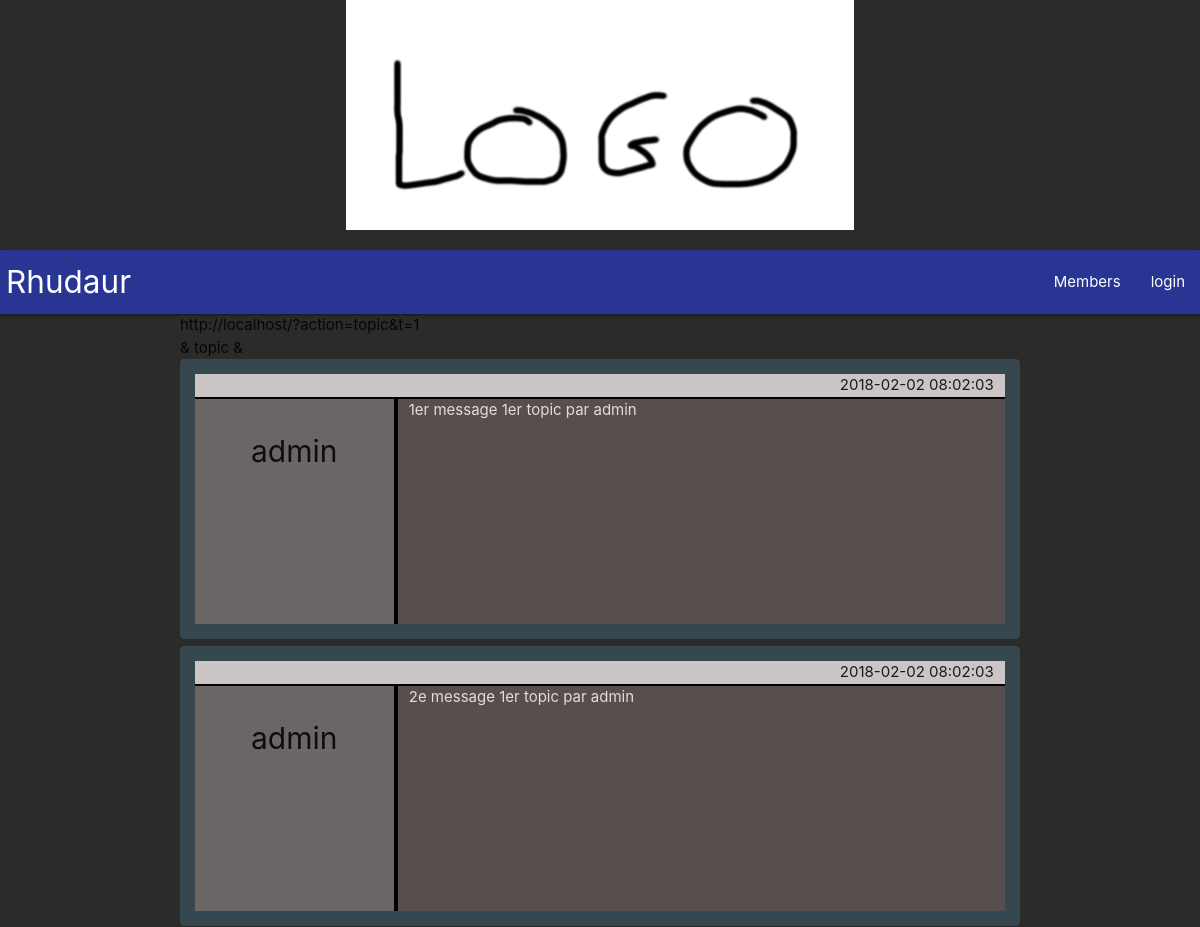
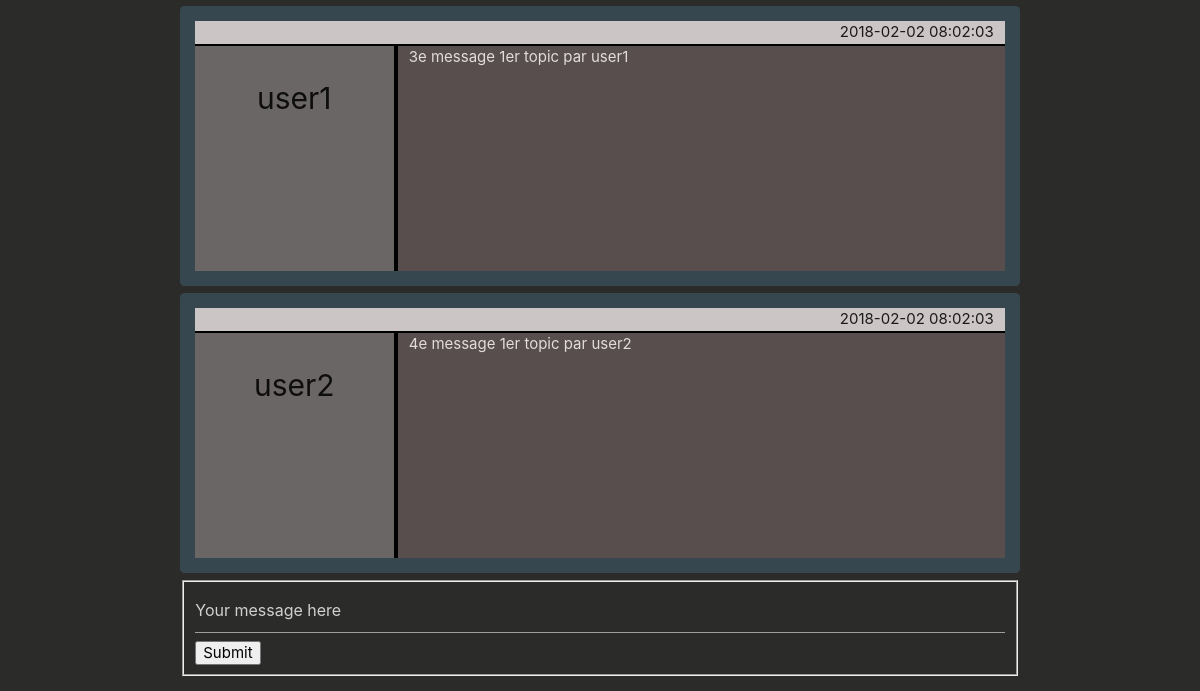
Page /?action=topic&t=1 on the earlier database version (2 pictures, top to bottom).
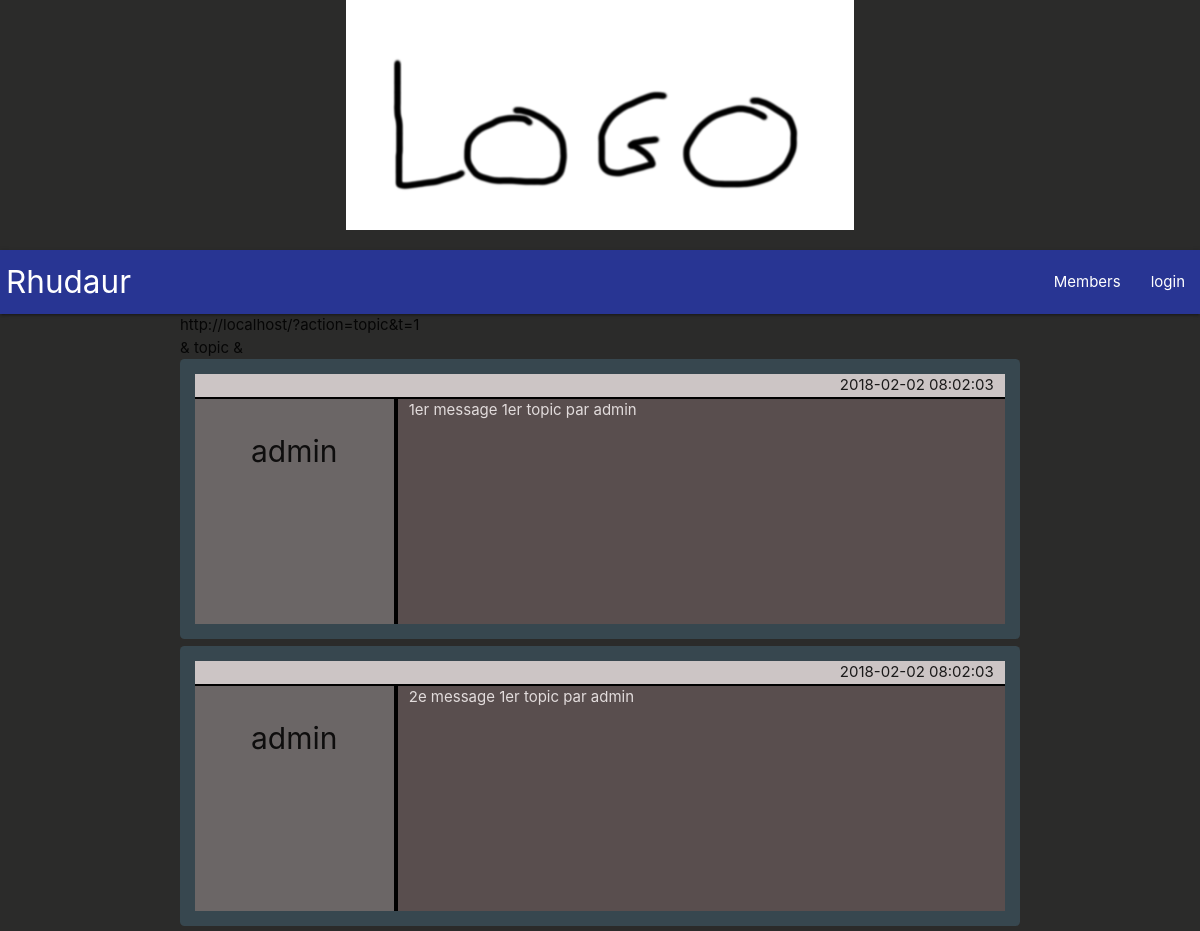
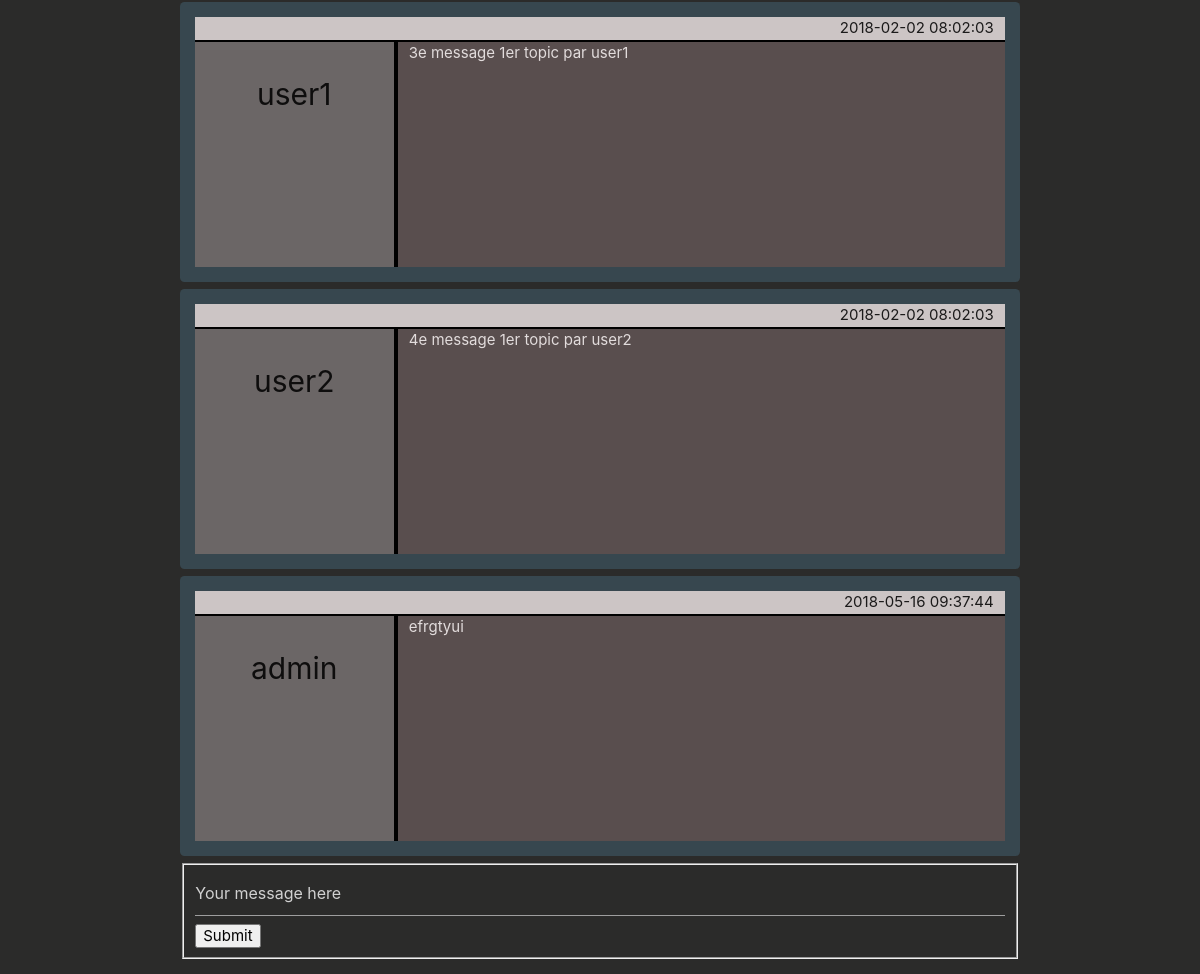
Same page on the later database version (2 pictures, top to bottom).
### tables this page shows
CREATE TABLE messages (
  topicid INTEGER not null,
  position INTEGER not null,
  message text not null,
  authorid varchar not null,
  date datetime not null,
  FOREIGN KEY(topicid) references topics(id),
  FOREIGN KEY(authorid) references users(username),
  primary key(topicid,position)
);

### controllers/PDOForum.php (called while the page is built, shortened)
<?php
require_once('model/DAO/Message.php');
require_once('model/DAO/User.php');
require_once('model/DAO/Topic.php');
class PDOForum
{
    public $conn;
    public function __construct()
    {
        $this->conn = new PDO("sqlite:model/projet-forum.db");
    }
    public function getUser(string $username)
    {
        $q = $this->conn->prepare('SELECT * FROM users WHERE users.username = :username');
        $q->execute([':username' => $username]);
        return User::fromDB($q->fetch());
    }
    public function getTopic(int $tid)
    {
        $q = $this->conn->prepare('SELECT * FROM topics WHERE topics.id = :tid');
        $q->execute([':tid' => $tid]);
        return Topic::fromDB($q->fetch());
    }
    public function getMessagesInTopic(Topic $t)
    {
        $q = $this->conn->prepare('SELECT * FROM messages WHERE messages.topicid = :tid order by position ASC');
        $q->execute([':tid' => $t->getId()]);
        $retval = [];
        foreach ($q->fetchAll() as $messageArray)
        {
            array_push($retval, Message::fromDB($messageArray));
        }
        return $retval;
    }
}

### model/DAO/Topic.php (called while the page is built, shortened)
<?php
class Topic
{
    private $id;
    public static function fromDB(array $sqlArray)
    {
        $t = new self();
        $t->id = $sqlArray['id'];
        $t->name = $sqlArray['name'];
        $t->locked = (bool) $sqlArray['locked'];
        $t->lastMessageDate = new DateTime($sqlArray['lastMessageDate']);
        return $t;
    }
    public function getId()
    {
        return $this->id;
    }
}

### model/DAO/Message.php (called while the page is built, shortened)
<?php
class Message
{
    private $author;
    private $content;
    private $datetime;
    public static function fromDB(array $sqlArray)
    {
        $message = new self();
        $message->author =             $sqlArray['authorid'];
        $message->content =            $sqlArray['message'];
        $message->topic =              $sqlArray['topicid'];
        $message->positionInTopic =    $sqlArray['position'];
        $message->datetime =           new DateTime($sqlArray['date']);
        return $message;
    }
    public function getAuthor()
    {
        return $this->author;
    }
    public function getContent()
    {
        return $this->content;
    }
    public function getDatetime(): DateTime
    {
        return $this->datetime;
    }
}

### model/DAO/User.php (called while the page is built, shortened)
<?php
class User
{
    private $username;
    public static function fromDB(array $sqlArray)
    {
        $u = new self();
        $u->username = $sqlArray['username'];
        $u->password = $sqlArray['password'];
        $u->admin = $sqlArray['admin'];
        return $u;
    }
    public function getUsername() {
        return $this->username;
    }
}

### controllers/display_controller.php (the view, shortened to what this page needs)
<?php
    class Display_Controller {
        public function __construct (PDOForum $pdo) {
            $this->PDO = $pdo;
        }
        public function displayTopic (int $id) {
            $topic = $this->PDO->getTopic($id);
            $toPrint = '<div id="messageContainer">';
            $messages = $this->PDO->getMessagesInTopic($topic);
            foreach ($messages as $message) {
                $toPrint = $toPrint . "<div class='row message'>";
                $toPrint = $toPrint . "<div class='col s12 headerMsg'><p>". $message->getDatetime()->format('Y-m-d H:i:s') ."</p></div>";
                $toPrint = $toPrint . "<div class='col s3 userMsg'><p>" . $this->PDO->getUser($message->getAuthor())->getUsername() ."</p></div>";
                $toPrint = $toPrint . "<div class='col s9 contentMsg'> ". $message->getContent() ."</div>";
                $toPrint = $toPrint . '</div>';
            }
            echo "$toPrint </div>";
            require_once('./views/components/postMessage.php');
        }
    }

### index.php (shortened to what this page needs)
<html>
    <body>
        <?php
            require_once('./views/header.php');
        ?>
        <div class="container">
            <?php
                require_once('./controllers/main.php');
            ?>
        </div>
    </body>
</html>

### views/header.php
<header>
    <div class="row">
        <div class="center-align">
            <img src="./views/res/logo.png" width="508" height="230">
        </div>
    </div>
    <?php
        require_once('./views/nav.php')
    ?>
</header>

### views/nav.php
<nav>
    <div class="nav-wrapper">
        <a id="logo-nav" href="/" class="brand-logo">Rhudaur</a>
        <ul id="nav-mobile" class="right hide-on-med-and-down">
            <li><a href="/TODO">Members</a></li>
            <?php
                    echo '<li><a href="/login">login</a></li>';
            ?>
        </ul>
    </div>
</nav>

### controllers/main.php (shortened to what this page needs)
<?php
    echo "http://$_SERVER[HTTP_HOST]$_SERVER[REQUEST_URI]<br>";
    require_once('./controllers/main_controller.php');
    $controler = new Main_Controller();
    $action = '';
    if ($_SERVER['REQUEST_METHOD'] === 'GET') {
        $action = $_GET['action'];
    } else {
        $action = $_POST['action'];
    }
    $controler->route($action);

### controllers/main_controller.php (shortened to what this page needs)
<?php
    require_once('controllers/display_controller.php');
    require_once('controllers/PDOForum.php');
    class Main_Controller {
        public function __construct () {
            $this->PDO = new PDOForum();
            $this->DisplayController = new Display_Controller($this->PDO);
        }
        public function route ($action) {
            echo "& $action &";
            $action = $this->sanitize($action);
            switch ($action) {
                case "topic":
                    $this->topic();
                break;
            }
        }
        private function topic () {
           if ($_SERVER['REQUEST_METHOD'] === 'GET') {
                $this->DisplayController->displayTopic($_GET['t']);
           } else {
                if (true) {
                    var_dump($this->PDO->newMessage($_POST['text'], (int)$_POST['t'], 'admin', $_POST['p']));
                }
                $this->DisplayController->displayTopic($_POST['t']);
           }
        }
        private function sanitize ($data) {
            return htmlspecialchars($data);
        }
      }

### views/components/postMessage.php (shortened to what this page needs)
<form action="" method="post">
    <fieldset>
      <input type="text" name="text" placeholder="Your message here"><br>
      <input type="submit" value="Submit">
    </fieldset>
</form>

### views/style/general.css (style rules this page uses)
body { background-color:#2b2b2a; }
.message { background-color:#37474f; min-height: 15em; margin-bottom: 0.5em; padding:1em; border-radius: 0.3em; }
.message .headerMsg { background-color:#ccc5c5; border-bottom: solid 2px black; }
.message .headerMsg p { float:right; margin:0; }
.message .userMsg { background-color:#6b6666; min-height:15em; border-right: solid 4px black; }
.message .userMsg p { text-align: center; font-style: bold; font-size: 2em; }
.message .contentMsg { background-color:#594e4e; min-height:15em; color:#e2dcdc; }

### views/style/header.css (style rules this page uses)
nav { background-color: #283593; }
#logo-nav { margin-left: 0.5%; }

Differences in the rows shown:
added messages: date "2018-05-16 09:37:44", authorid "admin", message "efrgtyui"
